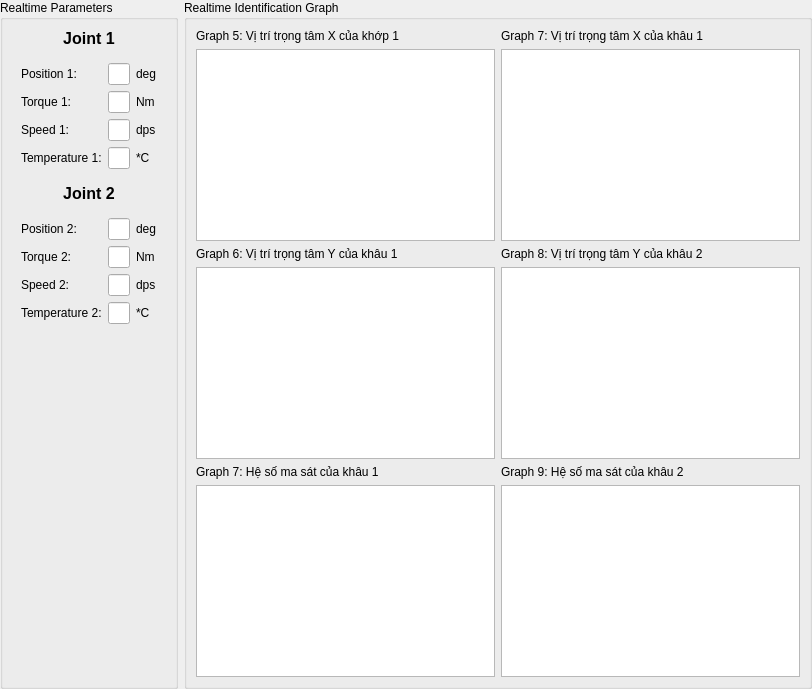
      <widget class="QWidget" name="page_2">
       <layout class="QHBoxLayout" name="horizontalLayout_6" stretch="1,7">
        <property name="spacing">
         <number>6</number>
        </property>
        <property name="leftMargin">
         <number>0</number>
        </property>
        <property name="topMargin">
         <number>0</number>
        </property>
        <property name="rightMargin">
         <number>0</number>
        </property>
        <property name="bottomMargin">
         <number>0</number>
        </property>
        <item>
         <widget class="QGroupBox" name="groupBox_3">
          <property name="title">
           <string>Realtime Parameters</string>
          </property>
          <layout class="QVBoxLayout" name="verticalLayout_9">
           <item>
            <widget class="QLabel" name="label_29">
             <property name="text">
              <string>&lt;html&gt;&lt;head/&gt;&lt;body&gt;&lt;p align=&quot;center&quot;&gt;&lt;span style=&quot; font-size:12pt; font-weight:600;&quot;&gt;Joint 1&lt;/span&gt;&lt;/p&gt;&lt;/body&gt;&lt;/html&gt;</string>
             </property>
            </widget>
           </item>
           <item>
            <widget class="QWidget" name="widget_14" native="true">
             <layout class="QGridLayout" name="gridLayout_4">
              <item row="1" column="1">
               <widget class="QLineEdit" name="lineEdit_11">
                <property name="readOnly">
                 <bool>true</bool>
                </property>
               </widget>
              </item>
              <item row="2" column="1">
               <widget class="QLineEdit" name="lineEdit_12">
                <property name="readOnly">
                 <bool>true</bool>
                </property>
               </widget>
              </item>
              <item row="2" column="0">
               <widget class="QLabel" name="label_23">
                <property name="text">
                 <string>Speed 1:</string>
                </property>
               </widget>
              </item>
              <item row="0" column="0">
               <widget class="QLabel" name="label_21">
                <property name="text">
                 <string>Position 1:</string>
                </property>
               </widget>
              </item>
              <item row="0" column="1">
               <widget class="QLineEdit" name="lineEdit_10">
                <property name="readOnly">
                 <bool>true</bool>
                </property>
               </widget>
              </item>
              <item row="1" column="0">
               <widget class="QLabel" name="label_22">
                <property name="text">
                 <string>Torque 1:</string>
                </property>
               </widget>
              </item>
              <item row="3" column="1">
               <widget class="QLineEdit" name="lineEdit_13">
                <property name="readOnly">
                 <bool>true</bool>
                </property>
               </widget>
              </item>
              <item row="3" column="0">
               <widget class="QLabel" name="label_24">
                <property name="text">
                 <string>Temperature 1:</string>
                </property>
               </widget>
              </item>
              <item row="0" column="2">
               <widget class="QLabel" name="label_37">
                <property name="text">
                 <string>deg</string>
                </property>
               </widget>
              </item>
              <item row="1" column="2">
               <widget class="QLabel" name="label_38">
                <property name="text">
                 <string>Nm</string>
                </property>
               </widget>
              </item>
              <item row="2" column="2">
               <widget class="QLabel" name="label_39">
                <property name="text">
                 <string>dps</string>
                </property>
               </widget>
              </item>
              <item row="3" column="2">
               <widget class="QLabel" name="label_42">
                <property name="text">
                 <string>*C</string>
                </property>
               </widget>
              </item>
             </layout>
            </widget>
           </item>
           <item>
            <widget class="QLabel" name="label_30">
             <property name="text">
              <string>&lt;html&gt;&lt;head/&gt;&lt;body&gt;&lt;p align=&quot;center&quot;&gt;&lt;span style=&quot; font-size:12pt; font-weight:600;&quot;&gt;Joint 2&lt;/span&gt;&lt;/p&gt;&lt;/body&gt;&lt;/html&gt;</string>
             </property>
            </widget>
           </item>
           <item>
            <widget class="QWidget" name="widget_2" native="true">
             <layout class="QGridLayout" name="gridLayout_5">
              <item row="2" column="0">
               <widget class="QLabel" name="label_27">
                <property name="text">
                 <string>Speed 2:</string>
                </property>
               </widget>
              </item>
              <item row="3" column="0">
               <widget class="QLabel" name="label_28">
                <property name="text">
                 <string>Temperature 2:</string>
                </property>
               </widget>
              </item>
              <item row="1" column="0">
               <widget class="QLabel" name="label_26">
                <property name="text">
                 <string>Torque 2:</string>
                </property>
               </widget>
              </item>
              <item row="0" column="1">
               <widget class="QLineEdit" name="lineEdit_14">
                <property name="readOnly">
                 <bool>true</bool>
                </property>
               </widget>
              </item>
              <item row="3" column="1">
               <widget class="QLineEdit" name="lineEdit_17">
                <property name="readOnly">
                 <bool>true</bool>
                </property>
               </widget>
              </item>
              <item row="0" column="0">
               <widget class="QLabel" name="label_25">
                <property name="text">
                 <string>Position 2:</string>
                </property>
               </widget>
              </item>
              <item row="2" column="1">
               <widget class="QLineEdit" name="lineEdit_16">
                <property name="readOnly">
                 <bool>true</bool>
                </property>
               </widget>
              </item>
              <item row="1" column="1">
               <widget class="QLineEdit" name="lineEdit_15">
                <property name="readOnly">
                 <bool>true</bool>
                </property>
               </widget>
              </item>
              <item row="0" column="2">
               <widget class="QLabel" name="label_43">
                <property name="text">
                 <string>deg</string>
                </property>
               </widget>
              </item>
              <item row="1" column="2">
               <widget class="QLabel" name="label_44">
                <property name="text">
                 <string>Nm</string>
                </property>
               </widget>
              </item>
              <item row="2" column="2">
               <widget class="QLabel" name="label_45">
                <property name="text">
                 <string>dps</string>
                </property>
               </widget>
              </item>
              <item row="3" column="2">
               <widget class="QLabel" name="label_46">
                <property name="text">
                 <string>*C</string>
                </property>
               </widget>
              </item>
             </layout>
            </widget>
           </item>
           <item>
            <spacer name="verticalSpacer_2">
             <property name="orientation">
              <enum>Qt::Vertical</enum>
             </property>
             <property name="sizeHint" stdset="0">
              <size>
               <width>20</width>
               <height>40</height>
              </size>
             </property>
            </spacer>
           </item>
          </layout>
         </widget>
        </item>
        <item>
         <widget class="QGroupBox" name="groupBox_4">
          <property name="title">
           <string>Realtime Identification Graph</string>
          </property>
          <layout class="QGridLayout" name="gridLayout_3">
           <item row="0" column="0">
            <widget class="QWidget" name="widget_22" native="true">
             <layout class="QVBoxLayout" name="verticalLayout_10">
              <property name="leftMargin">
               <number>0</number>
              </property>
              <property name="topMargin">
               <number>0</number>
              </property>
              <property name="rightMargin">
               <number>0</number>
              </property>
              <property name="bottomMargin">
               <number>0</number>
              </property>
              <item>
               <widget class="QLabel" name="label_31">
                <property name="text">
                 <string>Graph 5: Vị trí trọng tâm X của khớp 1</string>
                </property>
               </widget>
              </item>
              <item>
               <widget class="PlotWidget" name="graphicsView_4"/>
              </item>
             </layout>
            </widget>
           </item>
           <item row="0" column="1">
            <widget class="QWidget" name="widget_23" native="true">
             <layout class="QVBoxLayout" name="verticalLayout_16">
              <property name="leftMargin">
               <number>0</number>
              </property>
              <property name="topMargin">
               <number>0</number>
              </property>
              <property name="rightMargin">
               <number>0</number>
              </property>
              <property name="bottomMargin">
               <number>0</number>
              </property>
              <item>
               <widget class="QLabel" name="label_32">
                <property name="text">
                 <string>Graph 7: Vị trí trọng tâm X của khâu 1</string>
                </property>
               </widget>
              </item>
              <item>
               <widget class="PlotWidget" name="graphicsView_5"/>
              </item>
             </layout>
            </widget>
           </item>
           <item row="1" column="0">
            <widget class="QWidget" name="widget_24" native="true">
             <layout class="QVBoxLayout" name="verticalLayout">
              <property name="leftMargin">
               <number>0</number>
              </property>
              <property name="topMargin">
               <number>0</number>
              </property>
              <property name="rightMargin">
               <number>0</number>
              </property>
              <property name="bottomMargin">
               <number>0</number>
              </property>
              <item>
               <widget class="QLabel" name="label_33">
                <property name="text">
                 <string>Graph 6: Vị trí trọng tâm Y của khâu 1</string>
                </property>
               </widget>
              </item>
              <item>
               <widget class="PlotWidget" name="graphicsView_6"/>
              </item>
             </layout>
            </widget>
           </item>
           <item row="1" column="1">
            <widget class="QWidget" name="widget_25" native="true">
             <layout class="QVBoxLayout" name="verticalLayout_17">
              <property name="leftMargin">
               <number>0</number>
              </property>
              <property name="topMargin">
               <number>0</number>
              </property>
              <property name="rightMargin">
               <number>0</number>
              </property>
              <property name="bottomMargin">
               <number>0</number>
              </property>
              <item>
               <widget class="QLabel" name="label_34">
                <property name="text">
                 <string>Graph 8: Vị trí trọng tâm Y của khâu 2</string>
                </property>
               </widget>
              </item>
              <item>
               <widget class="PlotWidget" name="graphicsView_7"/>
              </item>
             </layout>
            </widget>
           </item>
           <item row="2" column="0">
            <widget class="QWidget" name="widget_26" native="true">
             <layout class="QVBoxLayout" name="verticalLayout_19">
              <property name="leftMargin">
               <number>0</number>
              </property>
              <property name="topMargin">
               <number>0</number>
              </property>
              <property name="rightMargin">
               <number>0</number>
              </property>
              <property name="bottomMargin">
               <number>0</number>
              </property>
              <item>
               <widget class="QLabel" name="label_40">
                <property name="text">
                 <string>Graph 7: Hệ số ma sát của khâu 1</string>
                </property>
               </widget>
              </item>
              <item>
               <widget class="PlotWidget" name="graphicsView_12"/>
              </item>
             </layout>
            </widget>
           </item>
           <item row="2" column="1">
            <widget class="QWidget" name="widget_27" native="true">
             <layout class="QVBoxLayout" name="verticalLayout_20">
              <property name="leftMargin">
               <number>0</number>
              </property>
              <property name="topMargin">
               <number>0</number>
              </property>
              <property name="rightMargin">
               <number>0</number>
              </property>
              <property name="bottomMargin">
               <number>0</number>
              </property>
              <item>
               <widget class="QLabel" name="label_41">
                <property name="text">
                 <string>Graph 9: Hệ số ma sát của khâu 2</string>
                </property>
               </widget>
              </item>
              <item>
               <widget class="PlotWidget" name="graphicsView_13"/>
              </item>
             </layout>
            </widget>
           </item>
          </layout>
         </widget>
        </item>
       </layout>
      </widget>
